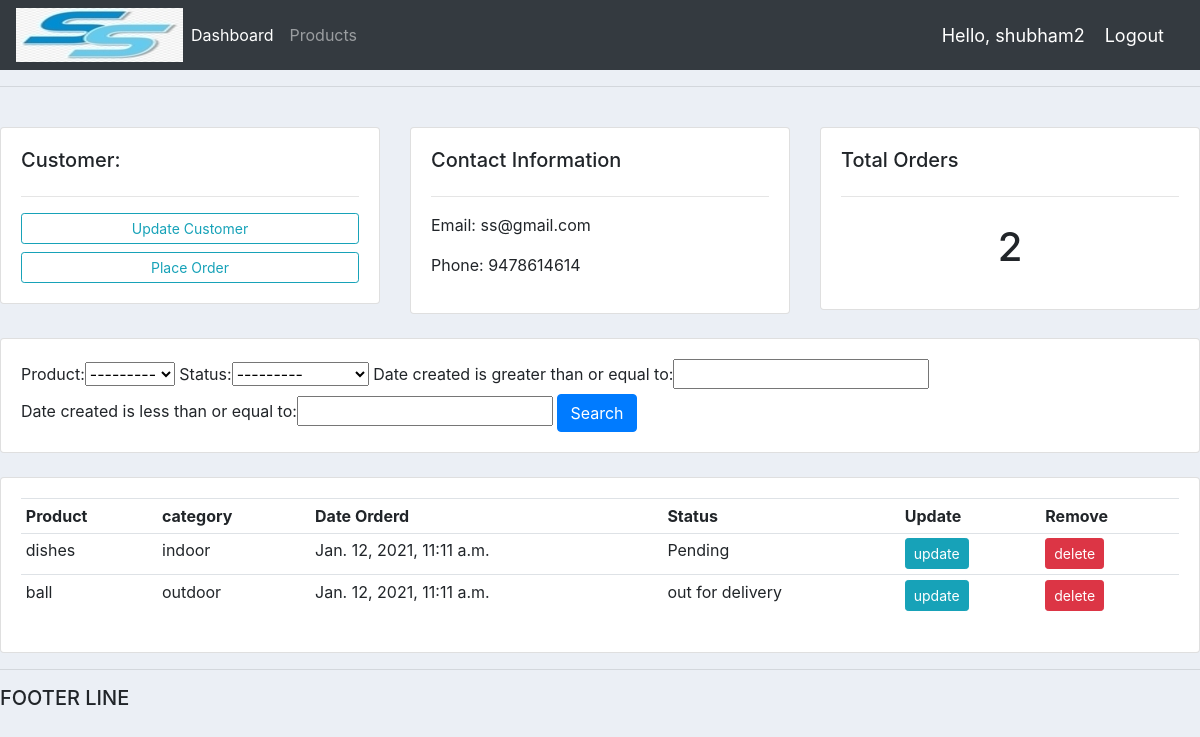
/customer/1/ (signed in), run on the app's committed database.
### accounts/models.py (models this page shows, shortened)
class Customer(models.Model):
	user=models.OneToOneField(User,blank=True,null=True,on_delete=models.CASCADE)
	name=models.CharField(max_length=200,null=True)
	phone=models.CharField(max_length=200,null=True)
	profile_pic=models.ImageField(default='profile1.png',null=True,blank=True)
	email=models.CharField(max_length=200,null=True)
	date_created=models.DateTimeField(auto_now_add=True,null=True)

class Order(models.Model):
	customer=models.ForeignKey(Customer,null=True,on_delete=models.SET_NULL)
	product=models.ForeignKey(Product,null=True,on_delete=models.SET_NULL)
	STATUS=(('Pending','Pending'),
		('out for delivery','out for delivery'),
		('Delivered','Delivered',))
	date_created=models.DateTimeField(auto_now_add=True,null=True)
	status=models.CharField(max_length=200,null=True,choices=STATUS)

class Product(models.Model):
	CATEGORY=(('indoor','indoor'),('outdoor','outdoor'))
	name=models.CharField(max_length=200,null=True)
	price=models.FloatField(null=True)
	category=models.CharField(max_length=200,null=True,choices=CATEGORY)
	description=models.CharField(max_length=200,null=True,blank=True)
	date_created=models.DateTimeField(auto_now_add=True,null=True)
	tags=models.ManyToManyField(Tag)
	def __str__(self):
		return self.name

### accounts/decorators.py (the view)
		def wrapper_func(request, *args, **kwargs):
			group = None
			if request.user.groups.exists():
				group = request.user.groups.all()[0].name
			if group in allowed_roles:
				return view_func(request, *args, **kwargs)
			else:
				return HttpResponse('You are not authorized to view this page')

### accounts/views.py (called while the page is built)
@login_required(login_url='login')
@allowed_users(allowed_roles=['admin'])
def customer(request, pk_test):
	customer = Customer.objects.get(id=pk_test)
	orders = customer.order_set.all()
	order_count = orders.count()
	myFilter = OrderFilter(request.GET, queryset=orders)
	orders = myFilter.qs
	context = {'customer':customer, 'orders':orders, 'order_count':order_count,'myFilter':myFilter}
	return render(request, 'accounts/customer.html',context)

### accounts/templates/accounts/customer.html
{% extends 'accounts/mains.html'%}
{% block content %}
	<br>
<div class="row">
	<div class="col-md">
		<div class="card card-body">
			<h5>Customer:</h5>
			<hr>
			<a class="btn btn-outline-info  btn-sm btn-block" href="">Update Customer</a>
			<a class="btn btn-outline-info  btn-sm btn-block" href="{% url 'create_order' customer.id %}">Place Order</a>
		</div>
	</div>
	<div class="col-md">
		<div class="card card-body">
			<h5>Contact Information</h5>
			<hr>
			<p>Email: {{customer.email}}</p>
			<p>Phone: {{customer.phone}}</p>
		</div>
	</div>
	<div class="col-md">
		<div class="card card-body">
			<h5>Total Orders</h5>
			<hr>
			<h1 style="text-align: center;padding: 10px">{{order_count}}</h1>
		</div>
	</div>
</div>
<br>
<div class="row">
	<div class="col">
		<div class="card card-body">
			<form method="get">
				{{myFilter.form}}
		    <button class="btn btn-primary" type="submit">Search</button>
		  </form>
		</div>
	</div>
</div>
<br>
<div class="row">
	<div class="col-md">
		<div class="card card-body">
			<table class="table table-sm">
				<tr>
					<th>Product</th>
					<th>category</th>
					<th>Date Orderd</th>
					<th>Status</th>
					<th>Update</th>
					<th>Remove</th>
				</tr>
				{% for order in orders %}
				<tr>
					<td>{{order.product}}</td>
					<td>{{order.product.category}}</td>
					<td>{{order.date_created}}</td>
					<td>{{order.status}}</td>
					<td><a class="btn btn-sm btn-info" href="{% url 'update_order' order.id %} ">update</a></td>
					<td><a class="btn btn-sm btn-danger" href=" {% url 'delete_order' order.id %}">delete</a></td>
				</tr>
				{% endfor %}
			</table>
		</div>
	</div>
</div>
{% endblock %}

### accounts/templates/accounts/navbar.html (shortened to what this page needs)
{% load static %}
<nav class="navbar navbar-expand-lg navbar-dark bg-dark">
 <img src="{% static 'images/logo.jpg' %}">
  <div class="collapse navbar-collapse" id="navbarNav">
    <ul class="navbar-nav">
      {% if request.user.is_staff %}
      <li class="nav-item active">
        <a class="nav-link" href="{% url 'home' %}">Dashboard</a>
      </li>
      <li class="nav-item">
        <a class="nav-link" href="{% url 'products' %}">Products</a>
      </li>
      {% else %}
      <li class="nav-item">
        <a class="hello-msg" href="{% url 'account' %}">Myaccount</a>
      </li>
      {% endif %}
    </ul>
  </div>
  <span class="hello-msg">Hello, {{request.user}}</span>
  <span ><a  class="hello-msg" href="{% url 'logout' %}">Logout</a></span>
</nav>

### static/css/main.css (style rules this page uses)
body { background-color: #ebeff5; }

### accounts/templates/accounts/navbar.html (style rules this page uses)
.hello-msg { font-size: 18px; color: #fff; margin-right: 20px; }

### data on the page
Customer: email "ss@gmail.com", phone "9478614614"
Order: product "dishes", product.category "indoor", date_created "Jan. 12, 2021, 11:11 a.m.", status "Pending"
Order: product "ball", product.category "outdoor", date_created "Jan. 12, 2021, 11:11 a.m.", status "out for delivery"

### other printed values
{{ request.user }} "shubham2"
{{ order_count }} "2"
